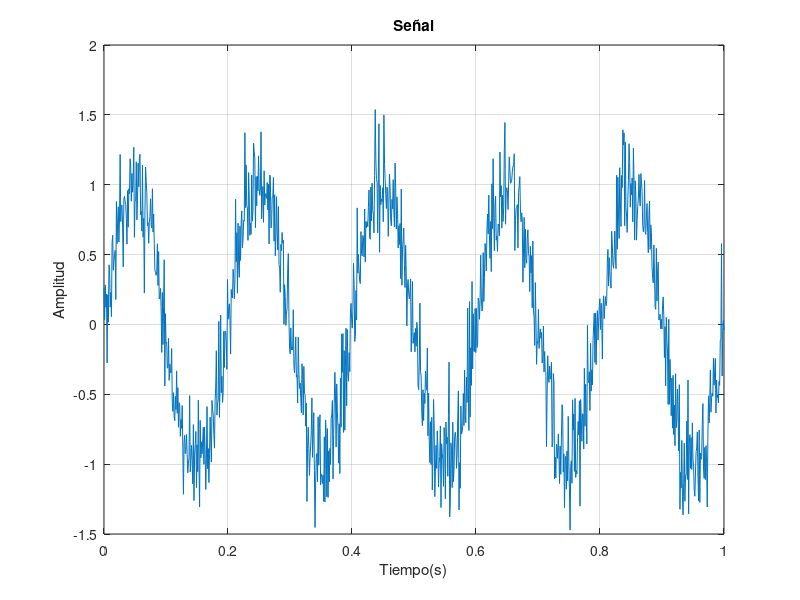
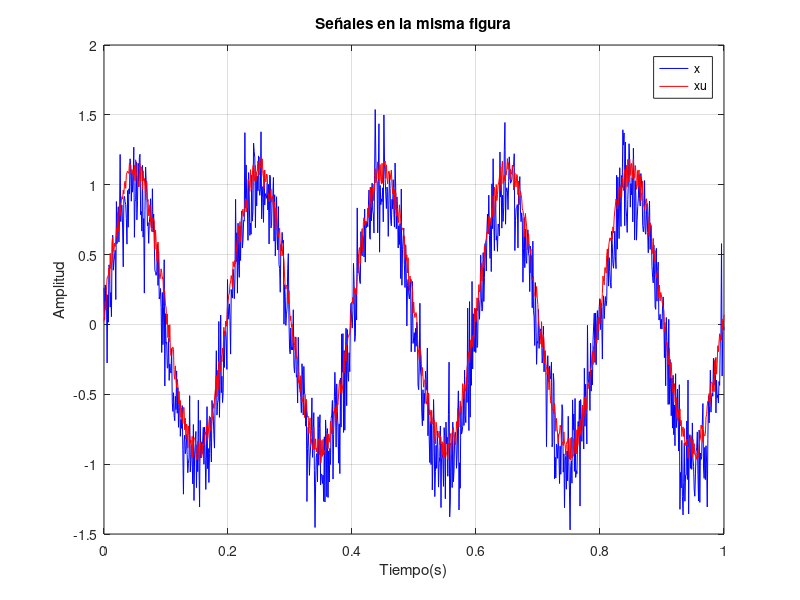
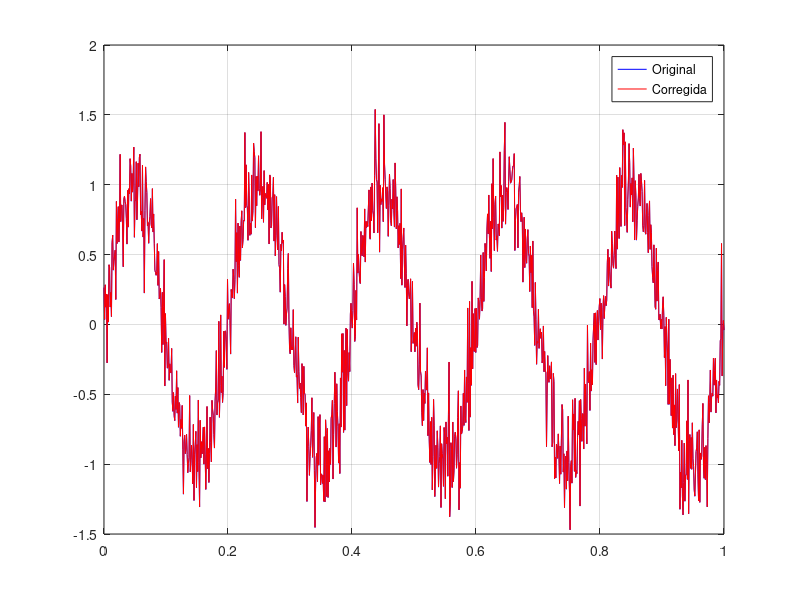

Write the MATLAB code that produced these figures, in order. (Note: this script raises an error after producing the figures.)
%=====================================================================
% CAPITULO 1. INTRODUCCION A OCTAVE MEDIANTE EL ANALISIS DE SENALES
% Matematica computacional para telecomunicaciones.
% Un enfoque practico con Octave y Matlab.
% Irene Gomez Bueno y Pablo Guerrero Garcia.
%
% Ejecutar desde esta carpeta tras haber ejecutado iniciar.m en la raiz
% del repositorio.
%=====================================================================

fs = 1000;                % número de muestras por segundo
t = linspace(0,1,fs);     % vector de tiempo

x = sin(2*pi*5*t);

  size(t), size(x)

x = sin(2*pi*5*t) + 0.2*randn(size(t));

xu = sin(2*pi*5*t) + 0.2*rand(size(t));

figure;
plot(t,x);
grid on;
title('Señal');
xlabel('Tiempo(s)');
ylabel('Amplitud');

figure;
clf;
plot(t,x,'b');      % primera curva
hold on;
plot(t,xu,'r');     % segunda curva superpuesta
hold off;
grid on;
title('Señales en la misma figura');
xlabel('Tiempo(s)');
ylabel('Amplitud');
legend('x','xu');

xmax = max(x)
[xmin,ind] = min(x)

energia = sum(x.^2)

N = length(x);
energia = 0;
for k = 1:N
    energia = energia + x(k)^2;
end

k = 1;
N = length(x);
energia = 0;
while k <= N
    energia = energia + x(k)^2;
    k = k + 1;
end

offset = mean(x);

xc = x - offset;

figure;
plot(t,x,'b',t,xc,'r');
legend('Original','Corregida');
grid on;

positivos = xc > 0

umbral = abs(xc) > 0.5

idx_pos = find(xc > 0)

idx_umbral = find(abs(xc) > 0.5)

valores_grandes = xc(idx_umbral);

hay_valores_grandes = any(abs(xc) > 1)

todas_acotadas = all(abs(xc) <= 1)

x2 = 0.8*sin(2*pi*5*t + pi/4) + 0.2*randn(size(t));

X = [xc; x2];

size(X)

A = [1 0.2; 0.1 1];

Y = A*X;

x1 = X(1,:);
N = length(x1);
y_filt = x1;
for k = 2:N-1
    y_filt(k) = (x1(k-1) + x1(k) + x1(k+1))/3;
end

y_filt=suavizadoF1(X)

figure;
plot(t,x1,'b',t,y_filt,'r');
legend('Original','Suavizada');
grid on;
